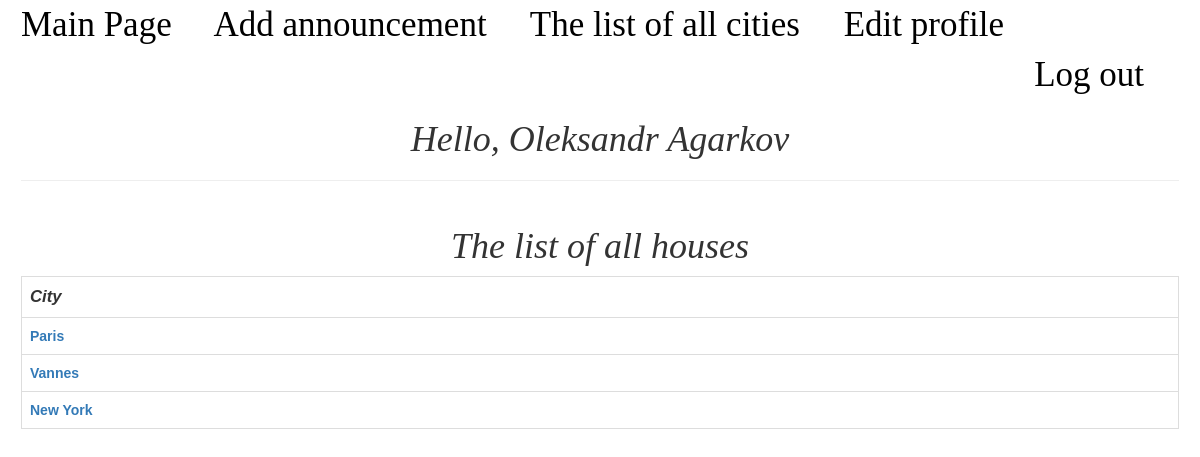
The app's page /search/cities (signed in) with its own data.
### models.py (models this page shows, shortened)
class Client(UserMixin, db.Model):
    __table_args__ = {'extend_existing': True}
    id = db.Column(db.INTEGER, primary_key=True)
    name = db.Column(db.String(50), nullable=False)
    surname = db.Column(db.String(50), nullable=False)
    phone_number = db.Column(db.String(5), nullable=False, unique=False)
    birthday = db.Column(db.String(11), nullable=False)
    email = db.Column(db.String, nullable=False, unique=False)
    password = db.Column(db.INTEGER, nullable=False)

class House(db.Model):
    __table_args__ = {'extend_existing': True}
    id = db.Column(db.INTEGER, primary_key=True)
    title = db.Column(db.String(50), nullable=False)
    location = db.Column(db.String(50), nullable=False)
    type = db.Column(db.String(50), nullable=False)
    rooms = db.Column(db.INTEGER, nullable=False)
    price = db.Column(db.INTEGER, nullable=False)
    description = db.Column(db.Text, nullable=False)
    author = db.Column(db.String, nullable=False)
    author_id = db.Column(db.INTEGER, nullable=False)
    dateCreation = db.Column(db.DateTime, nullable=False, default=sqlalchemy.sql.func.now())

### app.py (the view)
@app.route('/search/cities', methods=['GET', 'POST'])
def allCities():
    allCities = models.getAllLocations()
    return render_template('allCities.html', allCities=allCities)

### auth.py (called while the page is built)
@login_manager.user_loader
def load_user(user_id):
    return models.Client.query.get(user_id)

### models.py (called while the page is built)
def getAllLocations():
    assurances = []
    for assurance in House.query.distinct(House.location):
        if assurance.location not in assurances:
            assurances.append(assurance.location)
    return list(set(assurances))

### templates/allCities.html (shortened to what this page needs)
{% extends 'base.html' %}
{% block body %}
    <h1>The list of all houses</h1>
    <table class="table table-hover table-bordered">
        <tr class="headers">
            <th>City</th>
        </tr>
        {% for city in allCities %}
            <tr>
                <th><a href="/search/city/{{ city }}">{{ city }}</a></th>
            </tr>
        {% endfor %}
    </table>
{% endblock %}

### templates/base.html (shortened to what this page needs)
<!DOCTYPE html>
<html lang="en">
<head>
    <link rel="stylesheet" type="text/css" href="{{ url_for('static', filename='../static/css/main.css') }}">
    <link rel="stylesheet" href="https://maxcdn.bootstrapcdn.com/bootstrap/3.4.1/css/bootstrap.min.css">
</head>
<body>
<div class="fullBody">
    <div class="menu">
        <a href="{{ url_for('index') }}">Main Page</a>
        {% if current_user.is_authenticated %}
            <a href="{{ url_for('addAnnouncement') }}">Add announcement</a>
        {% else %}
            <a href="{{ url_for('login') }}">Your need to login or sign up for create an annnouncement</a>
        {% endif %}
        <a href="{{ url_for('allCities') }}">The list of all cities</a>
        {% if current_user.is_authenticated %}
            <a href=" {{ url_for('editUser' , id = current_user.id) }}  ">Edit profile</a>
        {% endif %}
        <div class="auth">
            {% if current_user.is_authenticated %}
                <a href=" {{ url_for('logout') }}">Log out</a>
            {% endif %}
        </div>
        {% if current_user.is_authenticated %}
            <h1>Hello, {{ current_user.name + " " + current_user.surname }}</h1>
        {% endif %}
        <hr>
    </div>
    {% block body %}
    {% endblock %}
</div>
</body>
</html>

### static/css/main.css (style rules this page uses)
.fullBody { font-family: Times New Roman; margin-left: 1.5em; margin-right: 1.5em; }
.auth { text-align: right; }
table { border: black 1px solid; font-family: "Trebuchet MS", Arial, Helvetica, sans-serif; width: 100%; }
h1 { text-align: center; font-style: italic; color: cornflowerblue; }
.menu { display: inline-block; font-size: 2.5em; width: 100%; }
.menu a { margin-right: 1em; color: black; }
.headers { font-style: italic; font-size: 1.2em; }

### records on screen
Client: name+surname "Oleksandr Agarkov"
House: location "Paris"
House: location "Vannes"
House: location "New York"
